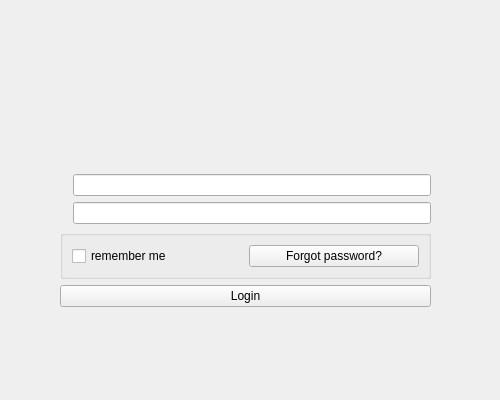
<?xml version="1.0" encoding="UTF-8"?>
<ui version="4.0">
 <class>LoginWindow</class>
 <widget class="QMainWindow" name="LoginWindow">
  <property name="geometry">
   <rect>
    <x>0</x>
    <y>0</y>
    <width>500</width>
    <height>400</height>
   </rect>
  </property>
  <property name="sizePolicy">
   <sizepolicy hsizetype="Fixed" vsizetype="Fixed">
    <horstretch>0</horstretch>
    <verstretch>0</verstretch>
   </sizepolicy>
  </property>
  <property name="minimumSize">
   <size>
    <width>500</width>
    <height>400</height>
   </size>
  </property>
  <property name="maximumSize">
   <size>
    <width>500</width>
    <height>400</height>
   </size>
  </property>
  <property name="contextMenuPolicy">
   <enum>Qt::DefaultContextMenu</enum>
  </property>
  <property name="acceptDrops">
   <bool>false</bool>
  </property>
  <property name="windowTitle">
   <string>eFly</string>
  </property>
  <widget class="QWidget" name="centralwidget">
   <widget class="QWidget" name="gridLayoutWidget">
    <property name="geometry">
     <rect>
      <x>60</x>
      <y>0</y>
      <width>371</width>
      <height>401</height>
     </rect>
    </property>
    <layout class="QVBoxLayout" name="verticalLayout">
     <property name="leftMargin">
      <number>0</number>
     </property>
     <property name="topMargin">
      <number>0</number>
     </property>
     <property name="rightMargin">
      <number>0</number>
     </property>
     <item>
      <spacer name="verticalSpacer_2">
       <property name="orientation">
        <enum>Qt::Vertical</enum>
       </property>
       <property name="sizeType">
        <enum>QSizePolicy::Preferred</enum>
       </property>
       <property name="sizeHint" stdset="0">
        <size>
         <width>20</width>
         <height>40</height>
        </size>
       </property>
      </spacer>
     </item>
     <item>
      <widget class="QLabel" name="icon">
       <property name="text">
        <string/>
       </property>
       <property name="pixmap">
        <pixmap resource="image/images.qrc">:/title/eFly.png</pixmap>
       </property>
       <property name="alignment">
        <set>Qt::AlignCenter</set>
       </property>
      </widget>
     </item>
     <item>
      <spacer name="verticalSpacer">
       <property name="orientation">
        <enum>Qt::Vertical</enum>
       </property>
       <property name="sizeHint" stdset="0">
        <size>
         <width>20</width>
         <height>10</height>
        </size>
       </property>
      </spacer>
     </item>
     <item>
      <widget class="QLabel" name="hintLabel">
       <property name="text">
        <string/>
       </property>
       <property name="alignment">
        <set>Qt::AlignCenter</set>
       </property>
      </widget>
     </item>
     <item>
      <layout class="QFormLayout" name="formLayout_2">
       <property name="labelAlignment">
        <set>Qt::AlignCenter</set>
       </property>
       <item row="0" column="0">
        <widget class="QLabel" name="userLabel">
         <property name="text">
          <string/>
         </property>
         <property name="pixmap">
          <pixmap resource="image/images.qrc">:/title/userIcon.png</pixmap>
         </property>
         <property name="alignment">
          <set>Qt::AlignCenter</set>
         </property>
         <property name="indent">
          <number>0</number>
         </property>
        </widget>
       </item>
       <item row="0" column="1">
        <widget class="QLineEdit" name="userLineEdit"/>
       </item>
       <item row="1" column="0">
        <widget class="QLabel" name="pwdLabel">
         <property name="text">
          <string/>
         </property>
         <property name="pixmap">
          <pixmap resource="image/images.qrc">:/title/userIcon.png</pixmap>
         </property>
        </widget>
       </item>
       <item row="1" column="1">
        <widget class="QLineEdit" name="pwdLineEdit"/>
       </item>
      </layout>
     </item>
     <item>
      <widget class="QGroupBox" name="loginBox">
       <property name="title">
        <string/>
       </property>
       <layout class="QHBoxLayout" name="horizontalLayout">
        <item>
         <widget class="QCheckBox" name="rememChk">
          <property name="text">
           <string>remember me</string>
          </property>
         </widget>
        </item>
        <item>
         <widget class="QPushButton" name="forgotBtn">
          <property name="text">
           <string>Forgot password?</string>
          </property>
         </widget>
        </item>
       </layout>
      </widget>
     </item>
     <item>
      <widget class="QPushButton" name="loginBtn">
       <property name="text">
        <string>Login</string>
       </property>
      </widget>
     </item>
     <item>
      <spacer name="verticalSpacer_4">
       <property name="orientation">
        <enum>Qt::Vertical</enum>
       </property>
       <property name="sizeHint" stdset="0">
        <size>
         <width>20</width>
         <height>20</height>
        </size>
       </property>
      </spacer>
     </item>
    </layout>
   </widget>
  </widget>
 </widget>
 <resources>
  <include location="image/images.qrc"/>
 </resources>
 <connections/>
</ui>
